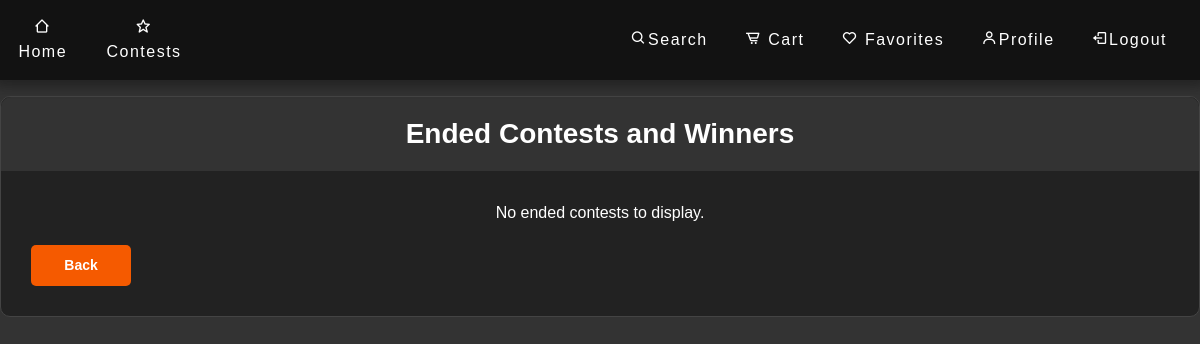
Before: /ended_contests (signed in) with the older database file.
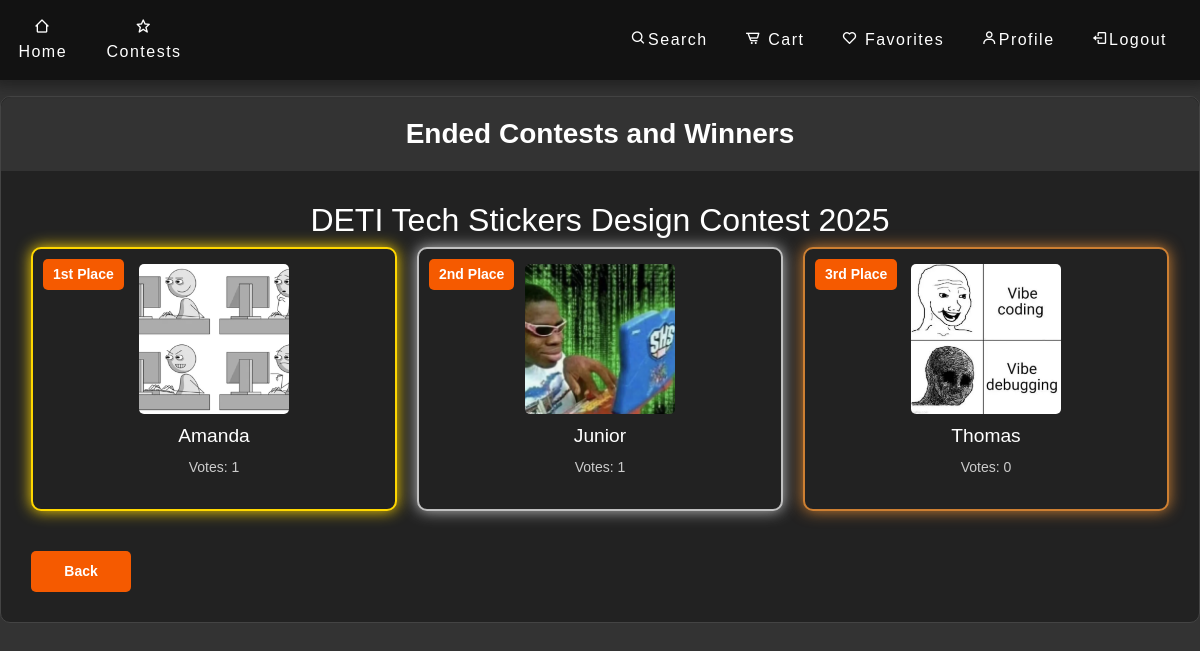
After: the same page with the newer database file.
### app_org/models.py (models this page shows)
class Contest(db.Model):
    id = db.Column(db.Integer, primary_key=True)
    name = db.Column(db.String(100), nullable=False)
    is_active = db.Column(db.Boolean, default=True)
    rules = db.Column(db.Text, nullable=True, default='')
    end_date = db.Column(db.Date, nullable=True)
    submissions = db.relationship('Submission', backref='contest', lazy=True, cascade="all")

class Submission(db.Model):
    id = db.Column(db.Integer, primary_key=True)
    name = db.Column(db.String(100))
    description = db.Column(db.String(1000))
    image = db.Column(db.String(100), nullable=False)
    approved = db.Column(db.Boolean, default=False)
    votes = db.Column(db.Integer, default=0)
    user_id = db.Column(db.Integer, db.ForeignKey('user.id'), nullable=False)
    user = db.relationship('User', backref=db.backref('created_submissions', lazy=True))
    contest_id = db.Column(db.Integer, db.ForeignKey('contest.id'), nullable=False)
    submission_votes = db.relationship('Vote', backref='related_votes', lazy=True, cascade="all, delete-orphan")

### app_org/main.py (the view)
@main.route('/ended_contests', methods=['GET'])
@login_required
def ended_contests():
    user = User.query.filter_by(id=current_user.id).first()
    if user.isAdmin:
        return redirect(url_for('main.ended_contests_admin'))
    ended_contests = Contest.query.filter_by(is_active=False).all()
    return render_template('ended_contests.html', ended_contests=ended_contests)

### app_org/templates/ended_contests.html (shortened to what this page needs)
{% extends 'base.html' %}
{% block styles %}
<link rel="stylesheet" href="{{ url_for('static', filename='css/contests.css') }}">
{% endblock %}
{% block content %}
{% include 'navbar.html' %}
<div class="contests-container">
    <header>
        <h1>Ended Contests and Winners</h1>
    </header>
    {% if not ended_contests %}
    <p>No ended contests to display.</p>
    {% else %}
    {% for contest in ended_contests %}
    <div class="ended-contest">
        <h2>{{ contest.name }}</h2>
        <div class="submissions-grid">
            {% for submission in (contest.submissions | selectattr('approved') | list | sort(reverse=True, attribute='votes'))[:3] %}
            <div class="submission {% if loop.index0 == 0 %}first{% elif loop.index0 == 1 %}second{% elif loop.index0 == 2 %}third{% endif %}">
                <div class="position-label">{{ loop.index0 + 1 }}{% if loop.index0 == 0 %}st{% elif loop.index0 == 1 %}nd{% elif loop.index0 == 2 %}rd{% else %}th{% endif %} Place</div>
                <img src="{{ url_for('static', filename='assets/' + submission.image) }}" alt="Submission T-shirt">
                <h3 class="submission-title">{{ submission.name | default('T-shirt Submission') }}</h3>
                <p class="submission-votes">Votes: {{ submission.votes }}</p>
            </div>
            {% endfor %}
        </div>
    </div>
    {% endfor %}
    {% endif %}
    <div class="action-buttons">
        <a href="{{ url_for('main.contests') }}">
            <button class="back-btn">Back</button>
        </a>
    </div>
</div>
{% endblock %}

Changed rows visible on the page:
now on this page (row edited): Contest: name "DETI Tech Stickers Design Contest 2025"
added Submission: shows "st", image (picture), name "Amanda", votes "1"
added Submission: shows "nd", image (picture), name "Junior", votes "1"
added Submission: shows "rd", image (picture), name "Thomas", votes "0"
Other visible differences:
text no longer shown: "No ended contests to display."
